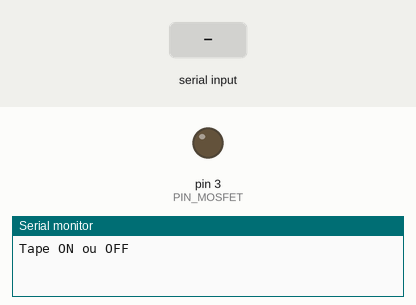
A sketch run on a simulated Arduino Uno, built with avr-gcc and run on an emulated ATmega328P. Shown: output pins drawn as LEDs (lit = HIGH), the last lines printed to the serial monitor. Inputs (shaded band) come from the test bench.

Above: at 1.2 s.
1.3 s: "ON\n" received over Serial
At 2.5 s:
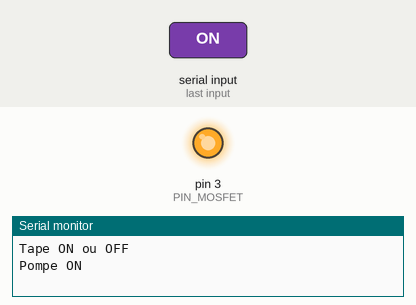
2.8 s: "OFF\n" received over Serial
At 3.7 s:
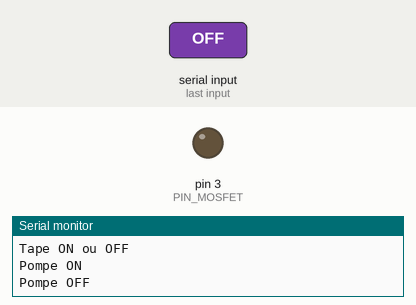
Timing chart, 0 to 5.8 s (numbered marks = the images above; inputs shaded):
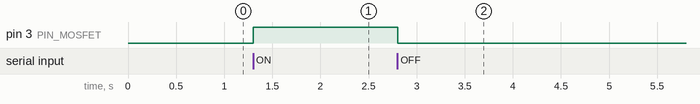

Measured:
- after the input at 1.3 s, pin 3 (PIN_MOSFET): LOW → HIGH at once
- after the input at 2.8 s, pin 3 (PIN_MOSFET): HIGH → LOW at once

The sketch:

mosfet_on_off.ino
```cpp
/*
  Pompe DC via MOSFET : tu tapes ON ou OFF dans le moniteur serie.

  Cablage : D9 --[220 ohm]--> Gate IRLZ44N ; Gate --[10 k]--> GND
            Drain --> pompe(-) ; pompe(+) --> +12 V ; Source --> GND commun
            Diode 1N5822 en parallele de la pompe (cathode cote +12 V)

  Moniteur serie : 115200 bauds, "Nouvelle ligne" (menu deroulant en bas)
  Tape  ON   puis Entree -> le MOSFET est passant, la pompe tourne
  Tape  OFF  puis Entree -> le MOSFET est bloque, la pompe s'arrete
*/

const uint8_t PIN_MOSFET = 3;

void setup() {
  pinMode(PIN_MOSFET, OUTPUT);
  digitalWrite(PIN_MOSFET, LOW);      // pompe arretee au demarrage
  Serial.begin(9600);
  Serial.println(F("Tape ON ou OFF"));
}

void loop() {
  if (Serial.available()) {
    String texte = Serial.readStringUntil('\n');
    texte.trim();
    texte.toUpperCase();

    if (texte == "ON") {
      digitalWrite(PIN_MOSFET, HIGH);
      Serial.println(F("Pompe ON"));
    } else if (texte == "OFF") {
      digitalWrite(PIN_MOSFET, LOW);
      Serial.println(F("Pompe OFF"));
    } else if (texte.length() > 0) {
      Serial.println(F("Commande inconnue : tape ON ou OFF"));
    }
  }
}
```
